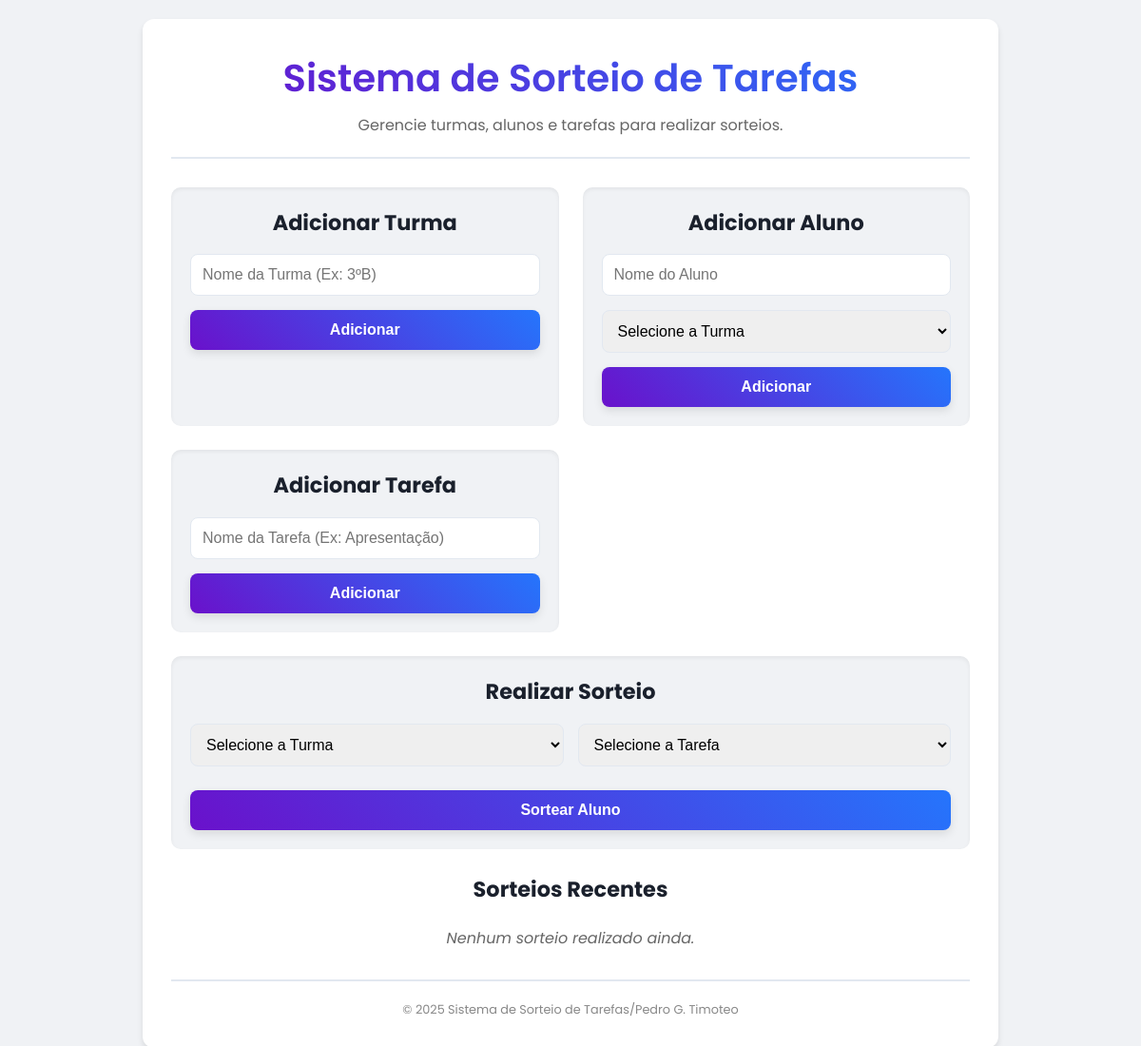
Before: / with the older database file.
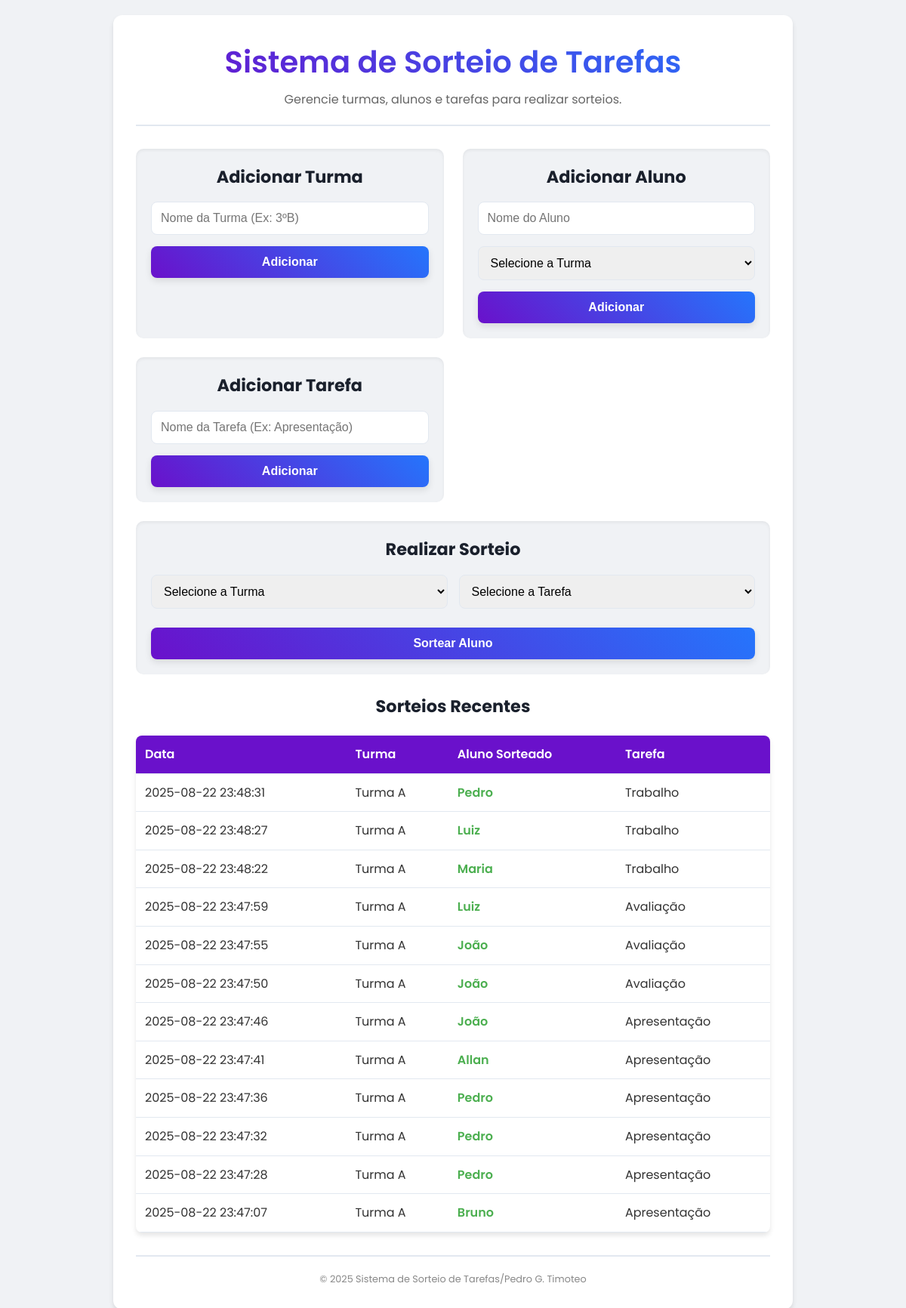
After: the same page with the newer database file.
### tables this page shows
CREATE TABLE sorteios (
            id INTEGER PRIMARY KEY AUTOINCREMENT,
            tarefa_id INTEGER NOT NULL,
            aluno_id INTEGER NOT NULL,
            turma_id INTEGER NOT NULL,
            data_sorteio TEXT NOT NULL,
            FOREIGN KEY (tarefa_id) REFERENCES tarefas(id),
            FOREIGN KEY (aluno_id) REFERENCES alunos(id),
            FOREIGN KEY (turma_id) REFERENCES turmas(id)
        );

CREATE TABLE turmas (
            id INTEGER PRIMARY KEY AUTOINCREMENT,
            nome TEXT NOT NULL UNIQUE
        );

CREATE TABLE alunos (
            id INTEGER PRIMARY KEY AUTOINCREMENT,
            nome TEXT NOT NULL,
            turma_id INTEGER NOT NULL,
            FOREIGN KEY (turma_id) REFERENCES turmas(id)
        );

CREATE TABLE tarefas (
            id INTEGER PRIMARY KEY AUTOINCREMENT,
            nome TEXT NOT NULL UNIQUE
        );

### app.py (the view)
@app.route('/')
def index():
    conn = get_db_connection()
    turmas = conn.execute('SELECT * FROM turmas').fetchall()
    tarefas = conn.execute('SELECT * FROM tarefas').fetchall()
    sorteios = conn.execute('''
        SELECT
            sorteios.data_sorteio,
            turmas.nome AS turma_nome,
            alunos.nome AS aluno_nome,
            tarefas.nome AS tarefa_nome
        FROM sorteios
        JOIN turmas ON sorteios.turma_id = turmas.id
        JOIN alunos ON sorteios.aluno_id = alunos.id
        JOIN tarefas ON sorteios.tarefa_id = tarefas.id
        ORDER BY sorteios.data_sorteio DESC
    ''').fetchall()
    conn.close()
    return render_template('index.html', turmas=turmas, tarefas=tarefas, sorteios=sorteios)

### db.py (called while the page is built)
def get_db_connection():
    conn = sqlite3.connect('sorteio.db')
    conn.row_factory = sqlite3.Row
    return conn

### templates/Index.html (shortened to what this page needs)
<!DOCTYPE html>
<html lang="pt-br">
<head>
    <link rel="stylesheet" href="{{ url_for('static', filename='css/style.css') }}">
</head>
<body>
    <div class="container">
        <header>
            <h1>Sistema de Sorteio de Tarefas</h1>
            <p>Gerencie turmas, alunos e tarefas para realizar sorteios.</p>
        </header>
        <main>
            <section class="form-section">
                <h2>Adicionar Turma</h2>
                <form action="{{ url_for('adicionar_turma') }}" method="post">
                    <input type="text" name="nome_turma" placeholder="Nome da Turma (Ex: 3ºB)" required>
                    <button type="submit">Adicionar</button>
                </form>
            </section>
            <section class="form-section">
                <h2>Adicionar Aluno</h2>
                <form action="{{ url_for('adicionar_aluno') }}" method="post">
                    <input type="text" name="nome_aluno" placeholder="Nome do Aluno" required>
                    <select name="turma_id" required>
                        <option value="">Selecione a Turma</option>
                    </select>
                    <button type="submit">Adicionar</button>
                </form>
            </section>
            <section class="form-section">
                <h2>Adicionar Tarefa</h2>
                <form action="{{ url_for('adicionar_tarefa') }}" method="post">
                    <input type="text" name="nome_tarefa" placeholder="Nome da Tarefa (Ex: Apresentação)" required>
                    <button type="submit">Adicionar</button>
                </form>
            </section>
            <section class="form-section draw-section">
                <h2>Realizar Sorteio</h2>
                <form action="{{ url_for('sortear') }}" method="post">
                    <div class="draw-inputs">
                        <select name="turma_sorteio_id" required>
                            <option value="">Selecione a Turma</option>
                        </select>
                        <select name="tarefa_sorteio_id" required>
                            <option value="">Selecione a Tarefa</option>
                        </select>
                    </div>
                    <button type="submit" class="draw-button">Sortear Aluno</button>
                </form>
            </section>
            <section class="results-section">
                <h2>Sorteios Recentes</h2>
                {% if sorteios %}
                    <table>
                        <thead>
                            <tr>
                                <th>Data</th>
                                <th>Turma</th>
                                <th>Aluno Sorteado</th>
                                <th>Tarefa</th>
                            </tr>
                        </thead>
                        <tbody>
                            {% for sorteio in sorteios %}
                                <tr>
                                    <td>{{ sorteio.data_sorteio }}</td>
                                    <td>{{ sorteio.turma_nome }}</td>
                                    <td class="winner">{{ sorteio.aluno_nome }}</td>
                                    <td>{{ sorteio.tarefa_nome }}</td>
                                </tr>
                            {% endfor %}
                        </tbody>
                    </table>
                {% else %}
                    <p class="no-results">Nenhum sorteio realizado ainda.</p>
                {% endif %}
            </section>
        </main>
        <footer>
            <p>&copy; 2025 Sistema de Sorteio de Tarefas/Pedro G. Timoteo</p>
        </footer>
    </div>
</body>
</html>

### static/css/style.css (style rules this page uses)
:root { --primary-color: #6a11cb; --secondary-color: #2575fc; --background-color: #f0f2f5; --card-background: #ffffff; --text-color: #333; --heading-color: #1a202c; --border-color: #e2e8f0; --accent-color: #4CAF50; --shadow: 0 4px 6px rgba(0, 0, 0, 0.1); }
* { box-sizing: border-box; margin: 0; padding: 0; }
body { font-family: 'Poppins', sans-serif; background: var(--background-color); color: var(--text-color); line-height: 1.6; padding: 20px; display: flex; justify-content: center; align-items: flex-start; min-height: 100vh; }
.container { max-width: 900px; width: 100%; background: var(--card-background); border-radius: 12px; box-shadow: var(--shadow); overflow: hidden; padding: 30px; display: flex; flex-direction: column; gap: 30px; }
header { text-align: center; padding-bottom: 20px; border-bottom: 2px solid var(--border-color); }
header h1 { font-size: 2.5rem; color: var(--heading-color); background: linear-gradient(45deg, var(--primary-color), var(--secondary-color)); -webkit-background-clip: text; -webkit-text-fill-color: transparent; font-weight: 600; }
header p { font-size: 1rem; color: #666; margin-top: 5px; }
main { display: grid; grid-template-columns: repeat(auto-fit, minmax(280px, 1fr)); gap: 25px; }
.form-section { background: var(--background-color); padding: 20px; border-radius: 10px; box-shadow: inset 0 2px 4px rgba(0, 0, 0, 0.06); }
.form-section h2 { font-size: 1.4rem; margin-bottom: 15px; color: var(--heading-color); text-align: center; }
form { display: flex; flex-direction: column; gap: 15px; }
input[type="text"], select { width: 100%; padding: 12px; border: 1px solid var(--border-color); border-radius: 8px; font-size: 1rem; transition: all 0.3s ease; }
button { padding: 12px 20px; border: none; border-radius: 8px; color: #fff; font-size: 1rem; font-weight: 600; cursor: pointer; transition: all 0.3s ease; background: linear-gradient(45deg, var(--primary-color), var(--secondary-color)); box-shadow: 0 4px 10px rgba(0, 0, 0, 0.1); }
.draw-section { grid-column: 1 / -1; }
.draw-inputs { display: flex; gap: 15px; justify-content: space-between; align-items: center; }
.draw-inputs select { flex: 1; }
.draw-button { width: 100%; margin-top: 10px; }
.results-section { grid-column: 1 / -1; text-align: center; }
.results-section h2 { font-size: 1.4rem; margin-bottom: 15px; color: var(--heading-color); }
table { width: 100%; border-collapse: collapse; margin-top: 20px; background: var(--card-background); border-radius: 8px; overflow: hidden; box-shadow: var(--shadow); }
th, td { padding: 12px; border-bottom: 1px solid var(--border-color); text-align: left; }
th { background: var(--primary-color); color: white; font-weight: 600; }
.winner { font-weight: 600; color: var(--accent-color); }
footer { text-align: center; padding-top: 20px; border-top: 2px solid var(--border-color); font-size: 0.8rem; color: #888; }

Changed rows visible on the page:
added sorteios: data_sorteio "2025-08-22 23:48:31", turma_nome "Turma A", aluno_nome "Pedro", tarefa_nome "Trabalho"
added sorteios: data_sorteio "2025-08-22 23:48:27", turma_nome "Turma A", aluno_nome "Luiz", tarefa_nome "Trabalho"
added sorteios: data_sorteio "2025-08-22 23:48:22", turma_nome "Turma A", aluno_nome "Maria", tarefa_nome "Trabalho"
added sorteios: data_sorteio "2025-08-22 23:47:59", turma_nome "Turma A", aluno_nome "Luiz", tarefa_nome "Avaliação"
added sorteios: data_sorteio "2025-08-22 23:47:55", turma_nome "Turma A", aluno_nome "João", tarefa_nome "Avaliação"
added sorteios: data_sorteio "2025-08-22 23:47:50", turma_nome "Turma A", aluno_nome "João", tarefa_nome "Avaliação"
added sorteios: data_sorteio "2025-08-22 23:47:46", turma_nome "Turma A", aluno_nome "João", tarefa_nome "Apresentação"
added sorteios: data_sorteio "2025-08-22 23:47:41", turma_nome "Turma A", aluno_nome "Allan", tarefa_nome "Apresentação"
added sorteios: data_sorteio "2025-08-22 23:47:36", turma_nome "Turma A", aluno_nome "Pedro", tarefa_nome "Apresentação"
added sorteios: data_sorteio "2025-08-22 23:47:32", turma_nome "Turma A", aluno_nome "Pedro", tarefa_nome "Apresentação"
added sorteios: data_sorteio "2025-08-22 23:47:28", turma_nome "Turma A", aluno_nome "Pedro", tarefa_nome "Apresentação"
added sorteios: data_sorteio "2025-08-22 23:47:07", turma_nome "Turma A", aluno_nome "Bruno", tarefa_nome "Apresentação"
Other visible differences:
text no longer shown: "Nenhum sorteio realizado ainda."
text now shown: "Data Turma Aluno Sorteado Tarefa"
